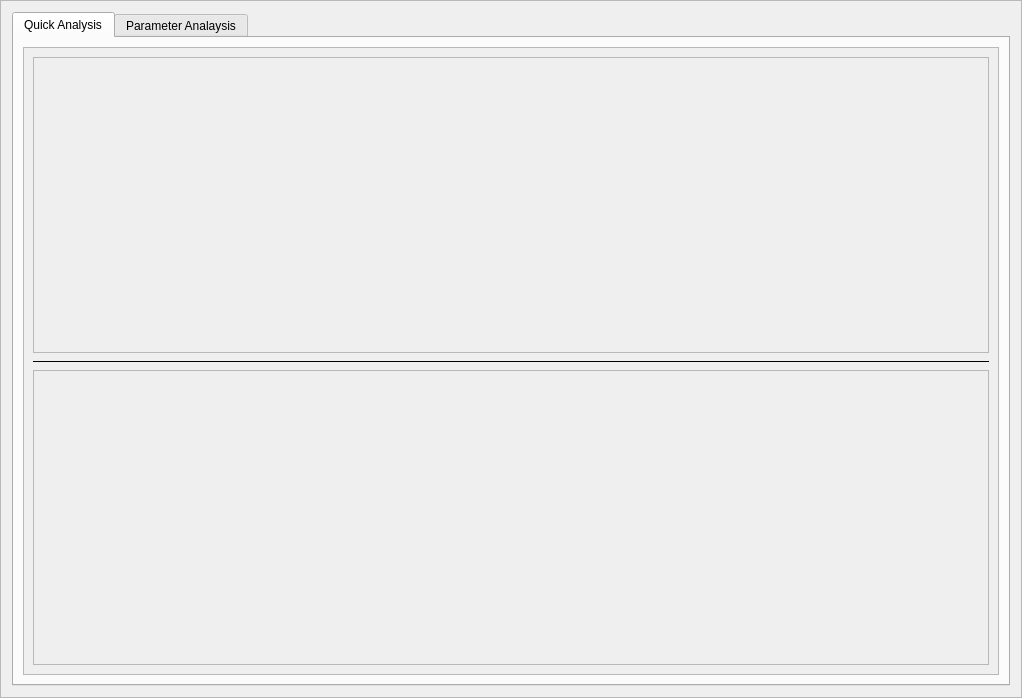
<?xml version="1.0" encoding="UTF-8"?>
<ui version="4.0">
 <class>Frame</class>
 <widget class="QFrame" name="Frame">
  <property name="geometry">
   <rect>
    <x>0</x>
    <y>0</y>
    <width>1022</width>
    <height>698</height>
   </rect>
  </property>
  <property name="windowTitle">
   <string>Frame</string>
  </property>
  <property name="frameShape">
   <enum>QFrame::StyledPanel</enum>
  </property>
  <property name="frameShadow">
   <enum>QFrame::Raised</enum>
  </property>
  <layout class="QGridLayout" name="gridLayout_10">
   <item row="0" column="0">
    <widget class="QTabWidget" name="tabWidget">
     <property name="currentIndex">
      <number>0</number>
     </property>
     <widget class="QWidget" name="tabQuickAnalaysis">
      <attribute name="title">
       <string>Quick Analysis</string>
      </attribute>
      <layout class="QGridLayout" name="gridLayout_14">
       <item row="0" column="0">
        <widget class="QScrollArea" name="scrollArea">
         <property name="lineWidth">
          <number>1</number>
         </property>
         <property name="widgetResizable">
          <bool>true</bool>
         </property>
         <widget class="QWidget" name="scrollAreaWidgetContents">
          <property name="geometry">
           <rect>
            <x>0</x>
            <y>0</y>
            <width>976</width>
            <height>632</height>
           </rect>
          </property>
          <layout class="QGridLayout" name="gridLayout_2">
           <item row="1" column="0">
            <widget class="Line" name="line">
             <property name="minimumSize">
              <size>
               <width>0</width>
               <height>5</height>
              </size>
             </property>
             <property name="frameShadow">
              <enum>QFrame::Plain</enum>
             </property>
             <property name="lineWidth">
              <number>1</number>
             </property>
             <property name="orientation">
              <enum>Qt::Horizontal</enum>
             </property>
            </widget>
           </item>
           <item row="2" column="0">
            <layout class="QGridLayout" name="gridLayout">
             <item row="0" column="2" rowspan="2">
              <widget class="QFrame" name="frmComAction">
               <property name="sizePolicy">
                <sizepolicy hsizetype="Preferred" vsizetype="Preferred">
                 <horstretch>0</horstretch>
                 <verstretch>0</verstretch>
                </sizepolicy>
               </property>
               <property name="styleSheet">
                <string notr="true"/>
               </property>
               <property name="frameShape">
                <enum>QFrame::StyledPanel</enum>
               </property>
               <property name="frameShadow">
                <enum>QFrame::Raised</enum>
               </property>
              </widget>
             </item>
            </layout>
           </item>
           <item row="0" column="0">
            <widget class="QFrame" name="frmLoadData">
             <property name="frameShape">
              <enum>QFrame::StyledPanel</enum>
             </property>
             <property name="frameShadow">
              <enum>QFrame::Raised</enum>
             </property>
            </widget>
           </item>
          </layout>
         </widget>
        </widget>
       </item>
      </layout>
     </widget>
     <widget class="QWidget" name="widget">
      <attribute name="title">
       <string>Parameter Analaysis</string>
      </attribute>
      <layout class="QGridLayout" name="gridLayout_13">
       <item row="0" column="0">
        <widget class="QScrollArea" name="scrollArea_2">
         <property name="widgetResizable">
          <bool>true</bool>
         </property>
         <widget class="QWidget" name="scrollAreaWidgetContents_2">
          <property name="geometry">
           <rect>
            <x>0</x>
            <y>0</y>
            <width>976</width>
            <height>632</height>
           </rect>
          </property>
          <layout class="QGridLayout" name="gridLayout_12">
           <item row="1" column="0">
            <widget class="Line" name="line_4">
             <property name="minimumSize">
              <size>
               <width>0</width>
               <height>5</height>
              </size>
             </property>
             <property name="frameShadow">
              <enum>QFrame::Plain</enum>
             </property>
             <property name="lineWidth">
              <number>1</number>
             </property>
             <property name="orientation">
              <enum>Qt::Horizontal</enum>
             </property>
            </widget>
           </item>
           <item row="2" column="0">
            <layout class="QGridLayout" name="gridLayout_5">
             <item row="0" column="1" rowspan="2">
              <widget class="QFrame" name="frmComAction_2">
               <property name="frameShape">
                <enum>QFrame::StyledPanel</enum>
               </property>
               <property name="frameShadow">
                <enum>QFrame::Raised</enum>
               </property>
              </widget>
             </item>
            </layout>
           </item>
           <item row="0" column="0">
            <layout class="QGridLayout" name="gloParamFilter">
             <item row="0" column="0">
              <widget class="QFrame" name="frmParameterFilter">
               <property name="frameShape">
                <enum>QFrame::StyledPanel</enum>
               </property>
               <property name="frameShadow">
                <enum>QFrame::Raised</enum>
               </property>
              </widget>
             </item>
            </layout>
           </item>
          </layout>
         </widget>
        </widget>
       </item>
      </layout>
     </widget>
    </widget>
   </item>
  </layout>
 </widget>
 <resources/>
 <connections/>
</ui>
